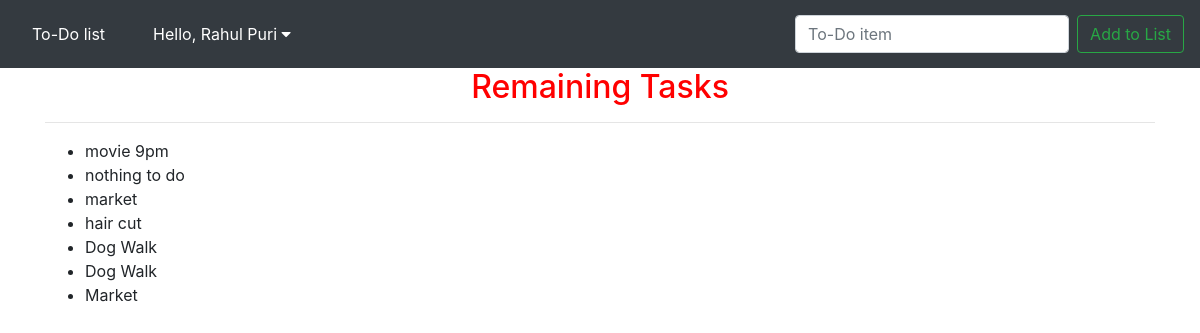
The page /home/about-me/ (signed in) on the database its author committed.
### todo_list/models.py (models this page shows, shortened)
class List(models.Model):
    user = models.ForeignKey(User , on_delete=models.CASCADE)
    item = models.CharField(max_length = 200)
    completed = models.BooleanField(default = False)

### todo_list/views.py (the view)
# urls.py: path('about-me/', views.about, name = 'about'),
def about(request):
    all_items = List.objects.all
    return render(request, 'about.html', { 'all_items' : all_items })

### todo_list/templates/about.html (shortened to what this page needs)
{% extends 'base.html' %}
{% block content %}
<h2 style="color:red" align='center'>   Remaining Tasks </h2>
<hr>
{% if all_items %}
  <ul>
    {% for task in all_items %}
      {% if not task.completed %}
        <li>{{task.item}}  </li>
      {% endif %}
    {% endfor %}
  </ul>
{% endif %}
{%  endblock %}

### todo_list/templates/base.html (shortened to what this page needs)
{% load static %}
<!DOCTYPE html>
<html lang="en" dir="ltr">
  <head>
    <link rel="stylesheet" href="https://maxcdn.bootstrapcdn.com/bootstrap/4.0.0/css/bootstrap.min.css">
    <link rel='stylesheet' href="{% static 'css/mycss.css' %}">
    <link rel="stylesheet" href="https://cdnjs.cloudflare.com/ajax/libs/font-awesome/4.7.0/css/font-awesome.min.css">
  </head>
  <body>
    <nav class="navbar navbar-expand-lg navbar-dark bg-dark">
  <a class="navbar-brand" href="{% url 'home' %}">To-Do list</a>
  <div class="collapse navbar-collapse" id="navbarSupportedContent">
    {% if user.is_authenticated %}
    <ul class="navbar-nav mr-auto">
      <li class="nav-item ">
          <div class="dropdownn">
            <button class="dropbtn">Hello, {{ user.first_name }}  {{ user.last_name }}
              <i class="fa fa-caret-down"></i>
            </button>
          </div>
      </li>
    </ul>
    {% endif %}
    <form class="form-inline my-2 my-lg-0" method="POST">
      <input class="form-control mr-sm-2" type="search" placeholder="To-Do item" aria-label="Search" name='item'>
      <button class="btn btn-outline-success my-2 my-sm-0" type="submit">Add to List</button>
    </form>
  </div>
</nav>
<div class='container'>
{% block content %}
{% endblock %}
</div>
</<body>
</html>

### static/css/mycss.css (style rules this page uses)
.navbar { overflow: hidden; background-color: #333; }
.navbar a { float: left; font-size: 16px; color: white; text-align: center; padding: 14px 16px; text-decoration: none; }
.dropdownn { float: left; overflow: hidden; }
.dropdownn .dropbtn { font-size: 16px; border: none; outline: none; color: white; padding: 14px 16px; background-color: inherit; font-family: inherit; margin: 0; }

### rows shown on the page
List: item "movie 9pm"
List: item "nothing to do"
List: item "market"
List: item "hair cut"
List: item "Dog Walk"
List: item "Dog Walk"
List: item "Market"

### other values the page prints
{{ user.first_name }} "Rahul"
{{ user.last_name }} "Puri"
